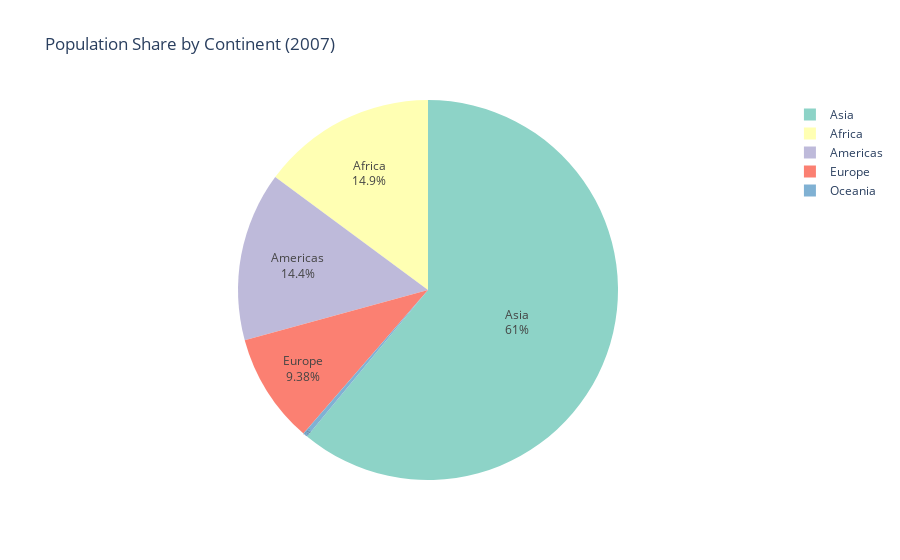

The cell this chart's notebook holds for it:
### Code cell
# 8. Pie Chart 
# o Create a pie chart showing population share (pop) by continent in 2007. 
# o Add percentage labels to each slice. 
# o Title: "Population Share by Continent (2007)". 
# o Use contrasting colors for slices. 

df_2007_continent = df_2007.groupby("continent")["pop"].sum().reset_index()
pie_chart = px.pie(df_2007_continent, values="pop", names="continent", 
                   title="Population Share by Continent (2007)", color_discrete_sequence=px.colors.qualitative.Set3)
pie_chart.update_traces(textposition="inside", textinfo="percent+label")
pie_chart.show()

### Figure 1 — Plotly figure (JSON) as saved in the notebook; plotly's stock layout.template omitted (floating-point values rounded to 4 significant figures)
{"data": [{"domain": {"x": [0, 1], "y": [0, 1]}, "hovertemplate": "continent=%{label}<br>pop=%{value}<extra></extra>", "labels": ["Africa", "Americas", "Asia", "Europe", "Oceania"], "legendgroup": "", "name": "", "showlegend": true, "textinfo": "percent+label", "textposition": "inside", "type": "pie", "values": [929539692, 898871184, 3811953827, 586098529, 24549947]}], "layout": {"legend": {"tracegroupgap": 0}, "piecolorway": ["rgb(141,211,199)", "rgb(255,255,179)", "rgb(190,186,218)", "rgb(251,128,114)", "rgb(128,177,211)", "rgb(253,180,98)", "rgb(179,222,105)", "rgb(252,205,229)", "rgb(217,217,217)", "rgb(188,128,189)", "rgb(204,235,197)", "rgb(255,237,111)"], "title": {"text": "Population Share by Continent (2007)"}}}
